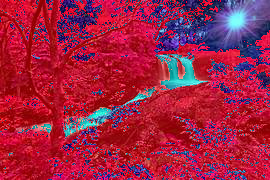
#> input picture encrypted.png, 270 x 180 px
$ python Pixelencryption.py
#> lines starting #> are read from the running program, lines starting #| are printed output that depends on the picture
import random
from PIL import Image
import os

def encrypt_image(image_path, key, output_path="encrypted.png"):
    """Encrypts an image using pixel manipulation and a secret key.

    Args:
        image_path (str): Path to the image file for encryption (absolute or relative path).
        key (int): Secret key used for encryption.
        output_path (str, optional): Path to save the encrypted image. Defaults to "encrypted.png".

    Returns:
        None
    """

    # Validate image path existence
    if not os.path.exists(image_path):
        raise FileNotFoundError(f"Image file not found: {image_path}")

    # Open the image and access pixel data
    img = Image.open(image_path)
    pixels = img.load()

    # Validate key validity (e.g., ensure it's not 0 or too small)
    if not key:
        raise ValueError("Invalid key: Please provide a non-zero secret key.")

    # Encrypt each pixel using a combination of operations
    for i in range(img.width):
        for j in range(img.height):
            red, green, blue = pixels[i, j]

            # Apply key-dependent shifts, swaps, or other operations (consider security-focused libraries)
            shifted_red = (red + key) % 256
            swapped_blue = blue
            blue = green
            green = swapped_blue

            pixels[i, j] = (shifted_red, green, blue)

    # Save the encrypted image
    img.save(output_path)

def decrypt_image(image_path, key, output_path="decrypted.png"):
    """Decrypts an image using the same key used for encryption.

    Args:
        image_path (str): Path to the encrypted image file.
        key (int): Secret key used for decryption (must match the encryption key).
        output_path (str, optional): Path to save the decrypted image. Defaults to "decrypted.png".

    Returns:
        None
    """

    # Validate image path existence
    if not os.path.exists(image_path):
        raise FileNotFoundError(f"Image file not found: {decrypt_path}")

    # Open the encrypted image and access pixel data
    img = Image.open(image_path)
    pixels = img.load()

    # Validate key validity (same as in encryption)

    # Decrypt each pixel using the inverse operations
    for i in range(img.width):
        for j in range(img.height):
            red, green, blue = pixels[i, j]

            # Reverse shifts, swaps, or other operations
            shifted_red = (red - key) % 256
            swapped_blue = blue
            blue = green
            green = swapped_blue

            pixels[i, j] = (shifted_red, green, blue)

    # Save the decrypted image
    img.save(output_path)

if __name__ == "__main__":
    # Get user input for image paths and key, ensuring file existence
    while True:
        image_path = input("Enter image path (absolute or relative): ")
        if os.path.exists(image_path):
            break
        else:
            print("Invalid image path. Please enter a valid path.")
#> this loop made 1 pass; the answer given on pass 1: encrypted.png

    key = int(input("Enter secret key: "))
#> the answer given: 3

    # Encrypt the image
    encrypt_image(image_path, key)
#> in encrypt_image, img is the input picture: PIL image 270x180 RGB; mean R, G, B 159.2, 33.8, 67.3
#> in encrypt_image, `img.save(output_path)`:
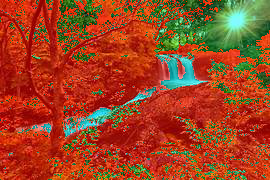
#> saved as encrypted.png: PIL image 270x180 RGB; mean R, G, B 159.1, 67.3, 33.8

    # Decrypt the encrypted image using the same key
    decrypt_image("encrypted.png", key)
    print("Decryption complete!")
